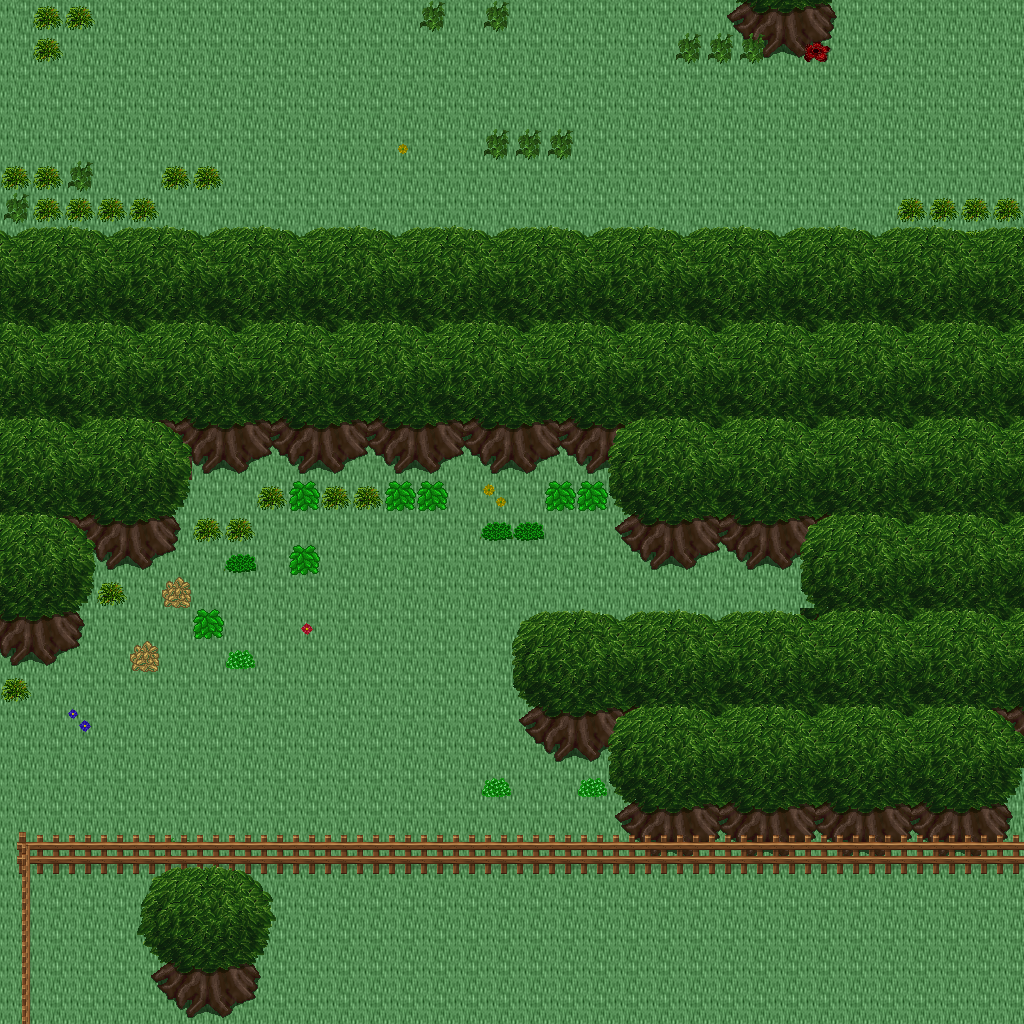

Rendered tile map (Tiled .tmx) drawn with the repository's tilesets; below, a short description and the map source with its tile grids summarised:
An orthogonal 32x32 tile map with 32x32 px tiles, 5 tile layers (Ground, Objects, Objects2, Above, ...), 1 hidden layer not drawn, 32 tilesets.

<map version="1.10" tiledversion="1.11.0" orientation="orthogonal" renderorder="right-down" width="32" height="32" tilewidth="32" tileheight="32" infinite="0" nextlayerid="11" nextobjectid="1">
 <tileset firstgid="1" name="building_wall_int_wall_pale" tilewidth="32" tileheight="32" tilecount="16" columns="2">
  <image source="../drawable/building_wall_int_wall_pale.png" width="64" height="256" />
 </tileset>
 <tileset firstgid="17" name="ground_ground" tilewidth="32" tileheight="32" tilecount="33" columns="3">
  <image source="../drawable/ground_ground.png" width="96" height="352" />
 </tileset>
 <tileset firstgid="50" name="plant_bush_bushes" tilewidth="32" tileheight="32" tilecount="10" columns="5">
  <image source="../drawable/plant_bush_bushes.png" width="160" height="64" />
 </tileset>
 <tileset firstgid="60" name="plant_flower_daisy_blue" tilewidth="32" tileheight="32" tilecount="8" columns="2">
  <image source="../drawable/plant_flower_daisy_blue.png" width="64" height="128" />
 </tileset>
 <tileset firstgid="68" name="plant_flower_daisy_red" tilewidth="32" tileheight="32" tilecount="8" columns="2">
  <image source="../drawable/plant_flower_daisy_red.png" width="64" height="128" />
 </tileset>
 <tileset firstgid="76" name="plant_flower_daisy_white" tilewidth="32" tileheight="32" tilecount="8" columns="2">
  <image source="../drawable/plant_flower_daisy_white.png" width="64" height="128" />
 </tileset>
 <tileset firstgid="84" name="plant_flower_daisy_yellow" tilewidth="32" tileheight="32" tilecount="8" columns="2">
  <image source="../drawable/plant_flower_daisy_yellow.png" width="64" height="128" />
 </tileset>
 <tileset firstgid="92" name="plant_tree_tree_green" tilewidth="32" tileheight="32" tilecount="88" columns="8">
  <image source="../drawable/plant_tree_tree_green.png" width="256" height="352" />
 </tileset>
 <tileset firstgid="180" name="ground_ladder_steps" tilewidth="32" tileheight="32" tilecount="6" columns="3">
  <image source="../drawable/ground_ladder_steps.png" width="96" height="64" />
 </tileset>
 <tileset firstgid="186" name="building_fence_wooden_brown_fence" tilewidth="32" tileheight="32" tilecount="42" columns="7">
  <image source="../drawable/building_fence_wooden_brown_fence.png" width="224" height="192" />
 </tileset>
 <tileset firstgid="228" name="ground_earth_edges" tilewidth="32" tileheight="32" tilecount="18" columns="6">
  <image source="../drawable/ground_earth_edges.png" width="192" height="96" />
 </tileset>
 <tileset firstgid="246" name="ground_grass_edges" tilewidth="32" tileheight="32" tilecount="36" columns="12">
  <image source="../drawable/ground_grass_edges.png" width="384" height="96" />
 </tileset>
 <tileset firstgid="282" name="ground_grass_corners" tilewidth="32" tileheight="32" tilecount="24" columns="6">
  <image source="../drawable/ground_grass_corners.png" width="192" height="128" />
 </tileset>
 <tileset firstgid="306" name="logic_collision" tilewidth="32" tileheight="32" tilecount="1" columns="1">
  <image source="../drawable/logic_collision.png" width="32" height="32" />
 </tileset>
 <tileset firstgid="307" name="plant_tree_apple_tree" tilewidth="32" tileheight="32" tilecount="9" columns="3">
  <image source="../drawable/plant_tree_apple_tree.png" width="96" height="96" />
 </tileset>
 <tileset firstgid="316" name="plant_flower_pointed_yellow" tilewidth="32" tileheight="32" tilecount="2" columns="2">
  <image source="../drawable/plant_flower_pointed_yellow.png" width="64" height="32" />
 </tileset>
 <tileset firstgid="318" name="plant_flower_planted_containers" tilewidth="32" tileheight="32" tilecount="16" columns="4">
  <image source="../drawable/plant_flower_planted_containers.png" width="128" height="128" />
 </tileset>
 <tileset firstgid="334" name="item_firewood" tilewidth="32" tileheight="32" tilecount="12" columns="3">
  <image source="../drawable/item_firewood.png" width="96" height="128" />
 </tileset>
 <tileset firstgid="346" name="plant_flower_hothouse_flowers" tilewidth="32" tileheight="32" tilecount="72" columns="6">
  <image source="../drawable/plant_flower_hothouse_flowers.png" width="192" height="384" />
 </tileset>
 <tileset firstgid="418" name="ground_water_pool" tilewidth="32" tileheight="32" tilecount="72" columns="3">
  <image source="../drawable/ground_water_pool.png" width="96" height="768" />
 </tileset>
 <tileset firstgid="490" name="ground_rock_rubble" tilewidth="32" tileheight="32" tilecount="9" columns="3">
  <image source="../drawable/ground_rock_rubble.png" width="96" height="96" />
 </tileset>
 <tileset firstgid="499" name="logic_portal" tilewidth="32" tileheight="32" tilecount="24" columns="8">
  <image source="../drawable/logic_portal.png" width="256" height="96" />
 </tileset>
 <tileset firstgid="523" name="logic_creature_animal" tilewidth="32" tileheight="32" tilecount="32" columns="8">
  <image source="../drawable/logic_creature_animal.png" width="256" height="128" />
 </tileset>
 <tileset firstgid="555" name="logic_item_resources" tilewidth="32" tileheight="32" tilecount="6" columns="6">
  <image source="../drawable/logic_item_resources.png" width="192" height="32" />
 </tileset>
 <tileset firstgid="561" name="ground_rock_rocks_3" tilewidth="32" tileheight="32" tilecount="16" columns="4">
  <image source="../drawable/ground_rock_rocks_3.png" width="128" height="128" />
 </tileset>
 <tileset firstgid="577" name="ground_rock_rocks" tilewidth="32" tileheight="32" tilecount="4" columns="2">
  <image source="../drawable/ground_rock_rocks.png" width="64" height="64" />
 </tileset>
 <tileset firstgid="581" name="logic_item_fruits" tilewidth="32" tileheight="32" tilecount="16" columns="8">
  <image source="../drawable/logic_item_fruits.png" width="256" height="64" />
 </tileset>
 <tileset firstgid="597" name="item_postbox" tilewidth="32" tileheight="32" tilecount="4" columns="2">
  <image source="../drawable/item_postbox.png" width="64" height="64" />
 </tileset>
 <tileset firstgid="601" name="plant_tree_umbrella_thorn" tilewidth="32" tileheight="32" tilecount="18" columns="6">
  <image source="../drawable/plant_tree_umbrella_thorn.png" width="192" height="96" />
 </tileset>
 <tileset firstgid="619" name="plant_grasses" tilewidth="32" tileheight="32" tilecount="6" columns="3">
  <image source="../drawable/plant_grasses.png" width="96" height="64" />
 </tileset>
 <tileset firstgid="625" name="building_house_pink_blue" tilewidth="32" tileheight="32" tilecount="99" columns="11">
  <image source="../drawable/building_house_pink_blue.png" width="352" height="288" />
 </tileset>
 <tileset firstgid="724" name="logic_creature_fowl" tilewidth="32" tileheight="32" tilecount="6" columns="6">
  <image source="../drawable/logic_creature_fowl.png" width="192" height="32" />
 </tileset>
 <layer id="1" name="Ground" width="32" height="32">
  <data>[1024 cells, 1024 non-empty, 1 distinct tile ids]</data>
 </layer>
 <layer id="2" name="Objects" width="32" height="32">
  <data>[1024 cells, 159 non-empty, 29 distinct tile ids]</data>
 </layer>
 <layer id="3" name="Objects2" width="32" height="32">
  <data>[1024 cells, 51 non-empty, 7 distinct tile ids]</data>
 </layer>
 <layer id="4" name="Above" width="32" height="32">
  <data>[1024 cells, 416 non-empty, 39 distinct tile ids]</data>
 </layer>
 <layer id="5" name="Above2" width="32" height="32">
  <data>[1024 cells, 0 non-empty, 0 distinct tile ids]</data>
 </layer>
 <layer id="6" name="Walkable" width="32" height="32" visible="0">
  <data>[1024 cells, 478 non-empty, 1 distinct tile ids]</data>
 </layer>
 <objectgroup id="7" name="Mapevents" />
 <objectgroup id="8" name="Spawn" />
 <objectgroup id="9" name="Keys" />
 <objectgroup id="10" name="Replace" />
</map>
